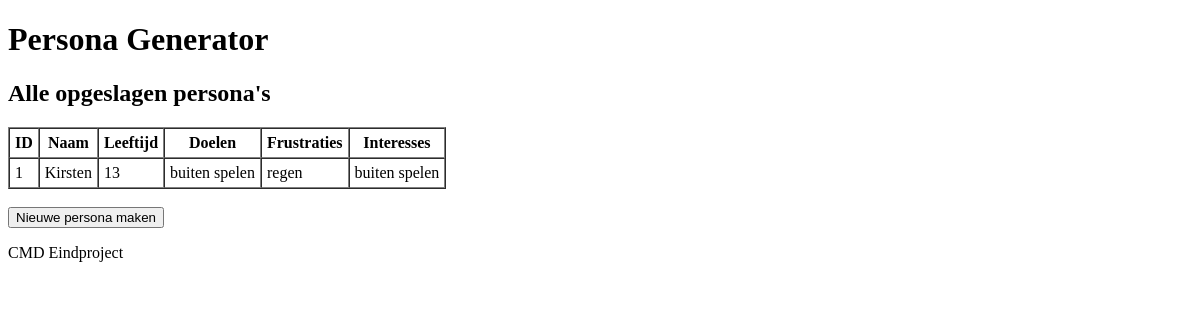
Before: /personas (signed in) with the older database file.
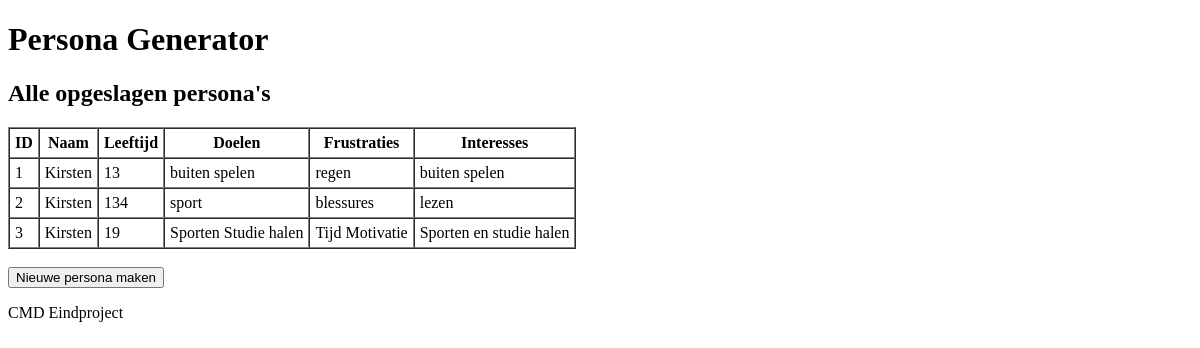
After: the same page with the newer database file.
### app.py (models this page shows)
class Persona(db.Model):
    id = db.Column(db.Integer, primary_key=True)
    naam = db.Column(db.String(100))
    leeftijd = db.Column(db.Integer)
    doelen = db.Column(db.Text)
    frustraties = db.Column(db.Text)
    interesses = db.Column(db.Text)
    user_id = db.Column(db.Integer, db.ForeignKey('user.id'))

### app.py (the view)
@app.route('/personas')
def personas():
    if 'user_id' not in session:
        return redirect('/login')
    personas = Persona.query.filter_by(user_id=session['user_id']).all()
    return render_template('personas.html', personas=personas)

### templates/personas.html
{% extends "base.html" %}
{% block content %}
<h2>Alle opgeslagen persona's</h2>
{% if personas %}
<table border="1" cellpadding="5" cellspacing="0">
    <thead>
        <tr>
            <th>ID</th>
            <th>Naam</th>
            <th>Leeftijd</th>
            <th>Doelen</th>
            <th>Frustraties</th>
            <th>Interesses</th>
        </tr>
    </thead>
    <tbody>
        {% for p in personas %}
        <tr>
            <td>{{ p.id }}</td>
            <td>{{ p.naam }}</td>
            <td>{{ p.leeftijd }}</td>
            <td>{{ p.doelen }}</td>
            <td>{{ p.frustraties }}</td>
            <td>{{ p.interesses }}</td>
        </tr>
        {% endfor %}
    </tbody>
</table>
{% else %}
<p>Er zijn nog geen persona's opgeslagen.</p>
{% endif %}
<br>
<a href="{{ url_for('stap1') }}"><button>Nieuwe persona maken</button></a>
{% endblock %}

### templates/base.html (shortened to what this page needs)
<!DOCTYPE html>
<html lang="nl">
<head>
    <link rel="stylesheet" href="{{ url_for('static', filename='style.css') }}">
</head>
<body>
    <header>
        <h1>Persona Generator</h1>
    </header>
    <main>
        {% block content %}{% endblock %}
    </main>
    <footer>
        <p>CMD Eindproject</p>
    </footer>
</body>
</html>

Changed rows visible on the page:
added Persona: id "2", naam "Kirsten", leeftijd "134", doelen "sport", frustraties "blessures", interesses "lezen"
added Persona: id "3", naam "Kirsten", leeftijd "19", doelen "Sporten Studie halen", frustraties "Tijd Motivatie", interesses "Sporten en studie halen"
